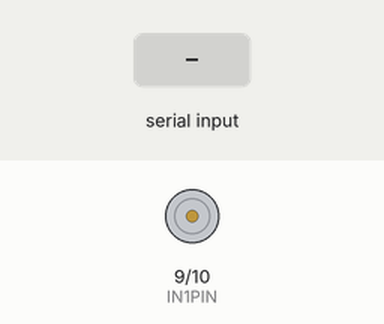
This sketch was run on a simulated Arduino Uno, built with avr-gcc and run on an emulated ATmega328P. Shown: motor-driver pin pairs drawn as motors (green arrow = first pin HIGH = forward, orange = second pin HIGH = backward, longer = more drive). The inputs (shaded band) are chosen by the test bench.

Above: at 1.2 s.
1.3 s: byte 30 received over Serial
At 2.3 s:
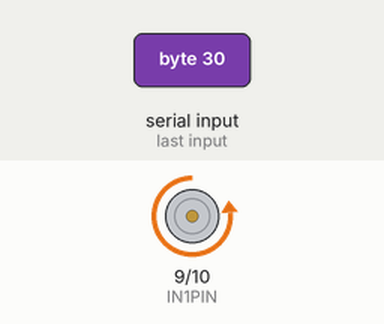
2.8 s: byte 90 received over Serial
At 3.5 s:
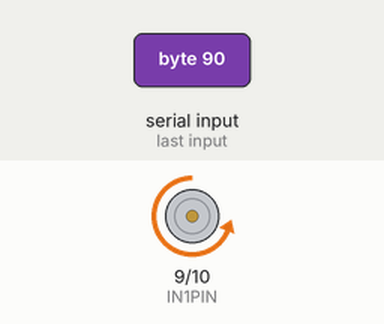
Timing chart, 0 to 5.8 s (numbered marks = the images above; inputs shaded):
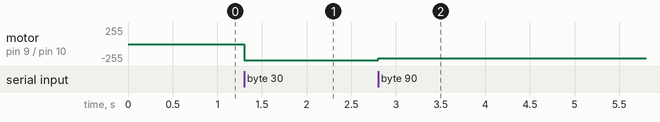

Measured:
- after the input at 1.3 s, motor on pin 9 (IN1PIN) / pin 10 (IN2PIN): stopped → backward 240/255 at once
- after the input at 2.8 s, motor on pin 9 (IN1PIN) / pin 10 (IN2PIN): backward 240/255 → backward 210/255 at once

The sketch:

dc_moter_with_driverIC.ino
```cpp
#define IN1PIN	(9)
#define IN2PIN	(10)
//#define VOLUMEPIN	(0)

void setup()
{
	pinMode(IN1PIN, OUTPUT);
	pinMode(IN2PIN, OUTPUT);
        Serial.begin(9600);
}

int Map( int iIn, int iIn1, int iIn2, int iOut1, int iOut2, boolean bConstrain = false )
{
  //int iMotor = Map(iValue, 0, 1023, -255, 255, true);
	double dValue = (double)(iIn - iIn1) * (iOut2 - iOut1) / (iIn2 - iIn1) + iOut1;
	int iValue = (0 < dValue) ? (int)(dValue + 0.5) : (int)(dValue - 0.5);
	if( bConstrain )
	{
		int iOutMin, iOutMax;
		if( iOut1 < iOut2 )
		{
			iOutMin= iOut1;
			iOutMax= iOut2;
		}
		else
		{
			iOutMin= iOut2;
			iOutMax= iOut1;
		}
		if( iOutMin > iValue )
		{
			return iOutMin;
		}
		if( iOutMax < iValue )
		{
			return iOutMax;
		}
	}
	return iValue;
}

void MotorDrive( int iIn1Pin, int iIn2Pin, int iMotor )
{
	if( -5 < iMotor
	 &&  5 > iMotor )
	{
		//digitalWrite(iIn1Pin, HIGH);
		//digitalWrite(iIn2Pin, HIGH);
		digitalWrite(iIn1Pin, LOW);
		digitalWrite(iIn2Pin, LOW);
	}
	else if( 0 < iMotor )
	{
		analogWrite(iIn1Pin, iMotor);
		analogWrite(iIn2Pin, 0);
	}
	else
	{
		analogWrite(iIn1Pin, 0);
		analogWrite(iIn2Pin, -iMotor);
	}
}

void loop()
{
  if (Serial.available()>0){
      int iValue = Serial.read();
      if(iValue > 1023){
        iValue = 0;
      }
        //int iValue = analogRead(VOLUMEPIN);
	int iMotor = Map(iValue, 0, 1023, -255, 255, true);

	MotorDrive( IN1PIN, IN2PIN, iMotor );
	delay(15);
  }
}
```
